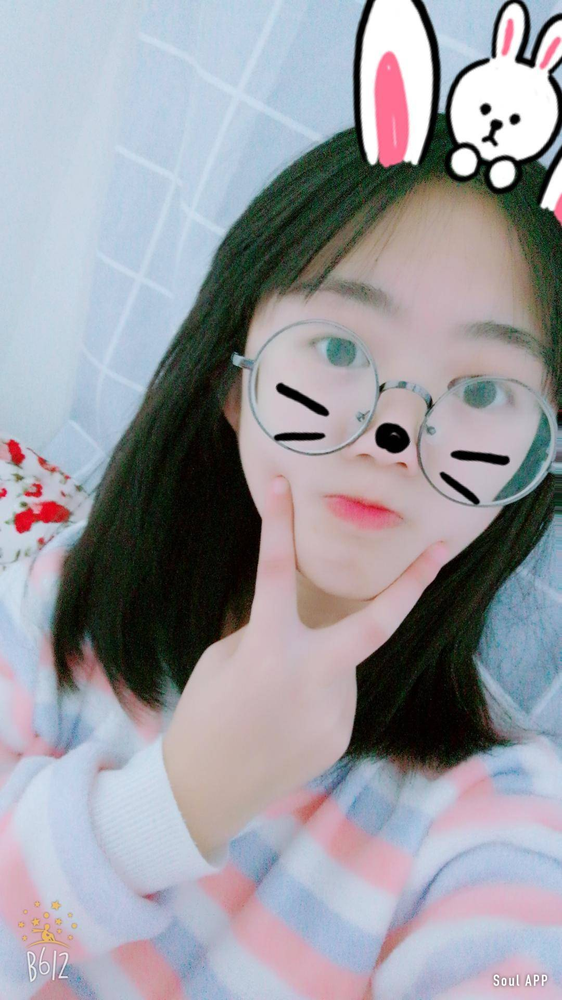
#> input picture lesson08/img.png, 562 x 1000 px, shrunk from 1080 x 1920 before the run
$ python piltes.py   (older library calls are emulated)
#> lines starting #> are read from the running program, lines starting #| are printed output that depends on the picture
from scipy.misc import imread,imsave
import matplotlib.pyplot as plt
import numpy as np

img = imread('img.png')
#> img is the input picture: shape (1000, 562, 3); mean R, G, B 153.7, 153.7, 160.7

'''
w,h = img.shape[:2]
img[:w,:h,0] = 255

plt.imshow(img)
plt.show()

plt.imshow(img[::2,:,:])
plt.show()

plt.imshow(img[:,:,::-1])
plt.show()
'''
'''
img=imread('img.png',True)
img2 = img//2
imsave('img2.png',img.astype(np.uint8))
hist,bins = np.histogram(img,256,(0,256))
#print(hist)
plt.figure()
plt.imshow(img,cmap='gray')
plt.show()
'''
img=imread('img.png',True)
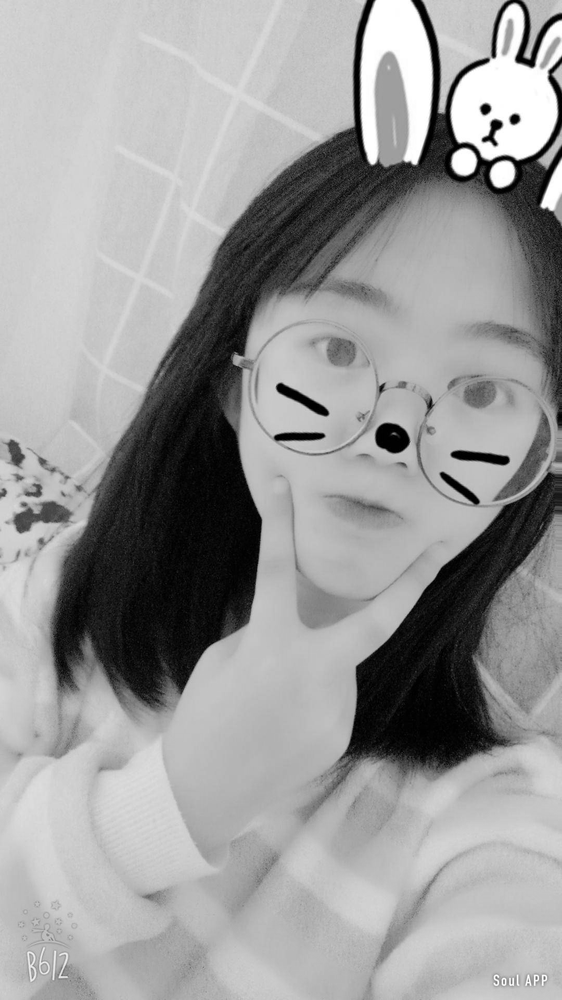
#> img: shape (1000, 562) float32; min 0, max 255, mean 154.5
img *=2
np.clip(img,128,128+255)

imsave('img2.png',img.astype(np.uint8))
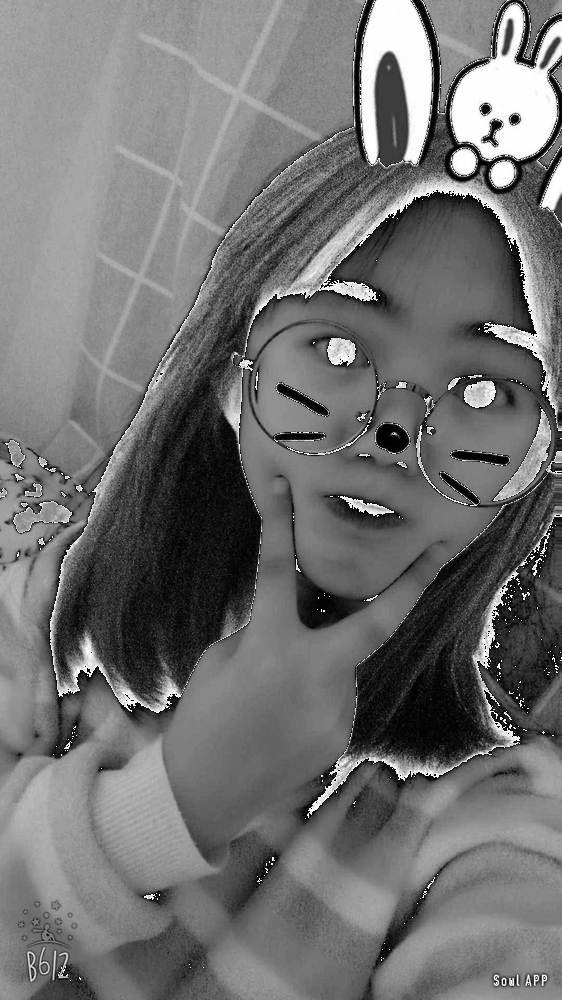
#> saved as img2.png: PIL image 562x1000 L; min 0, max 255, mean 112.9
hist,bins = np.histogram(img,256,(0,256))
#> hist = 256 values, max 1793 at index 10, min 170 at index 223, mean 517.9; bins = 257 values from 0 to 256
plt.imshow(img,cmap='gray')
plt.figure()
plt.plot(hist)
plt.show()
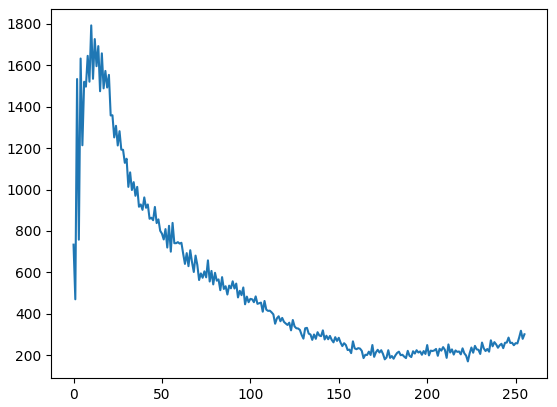
#> figure drawn by matplotlib, 1 panel; curve peaks at x = 10, y = 1793
